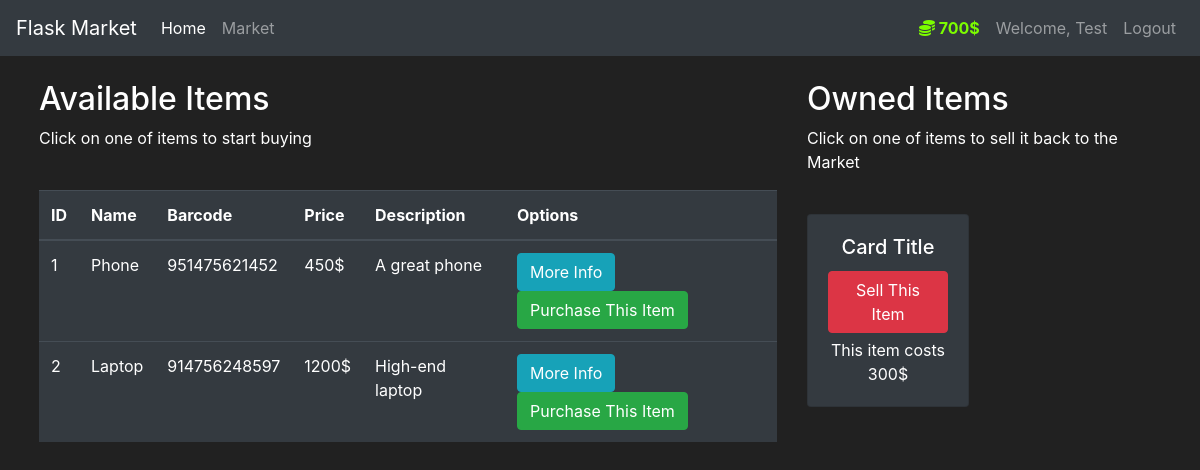
Page /market (signed in) on the committed database.
### market/models.py (models this page shows, shortened)
class User(db.Model, UserMixin):
    id = db.Column(db.Integer(), primary_key=True)
    username = db.Column(db.String(length=30), nullable=False, unique=True)
    email = db.Column(db.String(length=50), nullable=False, unique=True)
    password_hash = db.Column(db.String(length=60), nullable=False)
    budget = db.Column(db.Integer(), nullable=False, default=1000)
    items = db.relationship("Item", backref='owned_user', lazy=True)
    @property
    def password(self):
        return self.password_hash
    @property
    def prettier_budget(self):
        if len(str(self.budget)) >= 4:
            return f"{str(self.budget)[:-3]},{str(self.budget)[-3:]}$"
        else:
            return f"{self.budget}$"

class Item(db.Model):
    id = db.Column(db.Integer(), primary_key=True)
    name = db.Column(db.String(length=100), nullable=False, unique=True)
    barcode = db.Column(db.String(length=12), nullable=False, unique=True)
    price = db.Column(db.Integer(), nullable=False)
    description = db.Column(db.String(length=1000), nullable=False, unique=True)
    owner = db.Column(db.Integer(), db.ForeignKey("user.id"))

### market/routes.py (the view)
@app.route('/market', methods=["GET", "POST"])
@login_required
def market_page():
    purchase_item_form = PurchaseItemForm()
    sell_item_form = SellItemForm()
    if request.method == "POST":
        p_item_name = request.form.get('purchased_item')
        p_item = Item.query.filter_by(name=p_item_name).first()
        if p_item:
            if current_user.can_purchase(p_item):
                p_item.assign_ownership(current_user)
                flash(f"Item Purchased Successfully!", category="success")
            else:
                flash(f"Budget too low!", category="danger")
        s_item_name = request.form.get('sold_item')
        s_item = Item.query.filter_by(name=s_item_name).first()
        if s_item:
            if current_user.can_sell(s_item):
                s_item.unassign_ownership(current_user)
                flash(f"Item Sold Successfully!", category="success")
            else:
                flash(f"You don't own this item!", category="danger")
        return redirect(url_for("market_page"))
    elif request.method == "GET":
        items = Item.query.all()
        owned_items = Item.query.filter_by(owner=current_user.id)
        return render_template("market.html", head_title="Market Page", items=items,
                               purchase_item_form=purchase_item_form,
                               sell_item_form=sell_item_form,
                               owned_items=owned_items)

### market/models.py (called while the page is built)
@login_manager.user_loader
def load_user(user_id):
    return User.query.get(int(user_id))

### market/templates/market.html (shortened to what this page needs)
{% extends "base.html" %}
{% block body %}
    <div class="row m-4">
        <div class="col-8" >
            <h2> Available Items</h2>
            <p> Click on one of items to start buying</p>
            <br>
            <table class="table table-hover table-dark">
                <thead>
                    <tr>
                        <th scope="col"> ID</th>
                        <th scope="col"> Name</th>
                        <th scope="col"> Barcode</th>
                        <th scope="col"> Price</th>
                        <th scope="col"> Description</th>
                        <th scope="col"> Options</th>
                    </tr>
                </thead>
                <tbody>
                    {% for item in items %}
                        {% if item.owner is none %}
                            <tr>
                                <td>{{ item.id }}</td>
                                <td>{{ item.name }}</td>
                                <td>{{ item.barcode }}</td>
                                <td>{{ item.price }}$</td>
                                <td>{{ item.description }}</td>
                                <td>
                                    <button class="btn btn-outline btn-info" data-toggle="modal" data-target="#Modal-MoreInfo-{{ item.id }}"> More Info </button>
                                    <button class="btn btn-outline btn-success" data-toggle="modal" data-target="#Modal-PurchaseConfirm-{{ item.id }}"> Purchase This Item </button>
                                </td>
                            </tr>
                        {% endif %}
                    {% endfor %}
                </tbody>
            </table>
        </div>
        <div class="col-4">
            <h2> Owned Items</h2>
            <p> Click on one of items to sell it back to the Market</p>
            <br>
            <div class="row">
                {% for owned_item in owned_items %}
                    <div class="col-md-6">
                        <div style="margin-bottom:5px;" class="card text-center bg-dark">
                            <div class="card-body">
                                <h5 class="card-title"> Card Title </h5>
                                <button type="button" style="margin-bottom: 5px; "class="btn btn-outline btn-danger" data-toggle="modal" data-target="#Modal-SellConfirm-{{ owned_item.id }}"> Sell This Item </button>
                                <p class="card-text"> This item costs {{ owned_item.price }}$</p>
                            </div>
                        </div>
                    </div>
                {% endfor %}
            </div>
        </div>
    </div>
{% endblock %}

### market/templates/base.html (shortened to what this page needs)
<!doctype html>
<html lang="en">
<head>
    <link rel="stylesheet" href="https://cdn.jsdelivr.net/npm/bootstrap@4.5.3/dist/css/bootstrap.min.css"
>
</head>
<body>
<nav class="navbar navbar-expand-md navbar-dark bg-dark">
    <a class="navbar-brand" href="#">Flask Market</a>
    <div class="collapse navbar-collapse" id="navbarNav">
        <ul class="navbar-nav mr-auto">
            <li class="nav-item active">
                <a class="nav-link" href="{{ url_for('home_page') }}">Home <span class="sr-only">(current)</span></a>
            </li>
            <li class="nav-item">
                <a class="nav-link" href="{{ url_for('market_page') }}">Market</a>
            </li>
        </ul>
        {% if current_user.is_authenticated %}
            <ul class="navbar-nav">
                <li class="nav-item">
                    <a class="nav-link" style="color: lawngreen; font-weight:bold;">
                        <i class="fas fa-coins"></i>
                        {{ current_user.prettier_budget }}
                    </a>
                </li>
                <li class="nav-item">
                    <a class="nav-link">Welcome, {{ current_user.username }}</a>
                </li>
                <li class="nav-item">
                    <a class="nav-link" href="{{ url_for('logout_page') }}">Logout</a>
                </li>
            </ul>
        {% endif %}
    </div>
</nav>
{% block body %}
{% endblock %}
</body>
</html>

### market/templates/base.html (style rules this page uses)
body { background-color: #212121; color: white; }

### rows in the picture
User: prettier_budget "700$", username "Test"
Item: id "1", name "Phone", barcode "951475621452", price "450", description "A great phone"
Item: id "2", name "Laptop", barcode "914756248597", price "1200", description "High-end laptop"
Item: price "300"
